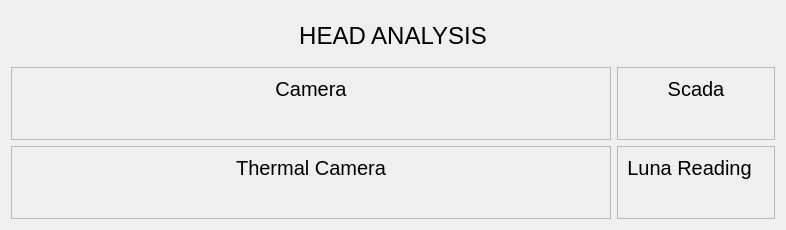
         <widget class="QWidget" name="page_4">
          <layout class="QGridLayout" name="gridLayout_5">
           <item row="1" column="1">
            <widget class="QFrame" name="frame_18">
             <property name="frameShape">
              <enum>QFrame::StyledPanel</enum>
             </property>
             <property name="frameShadow">
              <enum>QFrame::Raised</enum>
             </property>
             <layout class="QVBoxLayout" name="verticalLayout_11">
              <item>
               <widget class="QLabel" name="label_26">
                <property name="maximumSize">
                 <size>
                  <width>16777215</width>
                  <height>50</height>
                 </size>
                </property>
                <property name="font">
                 <font>
                  <pointsize>15</pointsize>
                 </font>
                </property>
                <property name="text">
                 <string>Scada</string>
                </property>
                <property name="alignment">
                 <set>Qt::AlignCenter</set>
                </property>
               </widget>
              </item>
              <item>
               <widget class="QLabel" name="label_8">
                <property name="sizePolicy">
                 <sizepolicy hsizetype="Preferred" vsizetype="Expanding">
                  <horstretch>0</horstretch>
                  <verstretch>0</verstretch>
                 </sizepolicy>
                </property>
                <property name="text">
                 <string/>
                </property>
                <property name="pixmap">
                 <pixmap resource="resource.qrc">:/images/images/headscada.png</pixmap>
                </property>
                <property name="scaledContents">
                 <bool>true</bool>
                </property>
               </widget>
              </item>
             </layout>
            </widget>
           </item>
           <item row="2" column="0">
            <widget class="QFrame" name="frame_15">
             <property name="minimumSize">
              <size>
               <width>600</width>
               <height>0</height>
              </size>
             </property>
             <property name="maximumSize">
              <size>
               <width>600</width>
               <height>16777215</height>
              </size>
             </property>
             <property name="frameShape">
              <enum>QFrame::StyledPanel</enum>
             </property>
             <property name="frameShadow">
              <enum>QFrame::Raised</enum>
             </property>
             <layout class="QVBoxLayout" name="verticalLayout_13">
              <item>
               <widget class="QLabel" name="label_24">
                <property name="maximumSize">
                 <size>
                  <width>16777215</width>
                  <height>50</height>
                 </size>
                </property>
                <property name="font">
                 <font>
                  <pointsize>15</pointsize>
                 </font>
                </property>
                <property name="text">
                 <string>Thermal Camera</string>
                </property>
                <property name="alignment">
                 <set>Qt::AlignCenter</set>
                </property>
               </widget>
              </item>
              <item>
               <widget class="QLabel" name="label_25">
                <property name="sizePolicy">
                 <sizepolicy hsizetype="Preferred" vsizetype="Expanding">
                  <horstretch>0</horstretch>
                  <verstretch>0</verstretch>
                 </sizepolicy>
                </property>
                <property name="font">
                 <font>
                  <pointsize>15</pointsize>
                 </font>
                </property>
                <property name="text">
                 <string/>
                </property>
                <property name="alignment">
                 <set>Qt::AlignCenter</set>
                </property>
               </widget>
              </item>
             </layout>
            </widget>
           </item>
           <item row="0" column="0" colspan="2">
            <widget class="QLabel" name="label_7">
             <property name="sizePolicy">
              <sizepolicy hsizetype="Preferred" vsizetype="Expanding">
               <horstretch>0</horstretch>
               <verstretch>0</verstretch>
              </sizepolicy>
             </property>
             <property name="minimumSize">
              <size>
               <width>0</width>
               <height>50</height>
              </size>
             </property>
             <property name="maximumSize">
              <size>
               <width>16777215</width>
               <height>50</height>
              </size>
             </property>
             <property name="font">
              <font>
               <pointsize>18</pointsize>
              </font>
             </property>
             <property name="text">
              <string>HEAD ANALYSIS</string>
             </property>
             <property name="alignment">
              <set>Qt::AlignCenter</set>
             </property>
            </widget>
           </item>
           <item row="2" column="1">
            <widget class="QFrame" name="frame_16">
             <property name="frameShape">
              <enum>QFrame::StyledPanel</enum>
             </property>
             <property name="frameShadow">
              <enum>QFrame::Raised</enum>
             </property>
             <layout class="QVBoxLayout" name="verticalLayout_14">
              <item>
               <layout class="QHBoxLayout" name="horizontalLayout_6">
                <item>
                 <widget class="QLabel" name="label_27">
                  <property name="maximumSize">
                   <size>
                    <width>16777215</width>
                    <height>50</height>
                   </size>
                  </property>
                  <property name="font">
                   <font>
                    <pointsize>15</pointsize>
                   </font>
                  </property>
                  <property name="text">
                   <string>Luna Reading</string>
                  </property>
                  <property name="alignment">
                   <set>Qt::AlignCenter</set>
                  </property>
                 </widget>
                </item>
                <item>
                 <widget class="QLabel" name="label_52">
                  <property name="text">
                   <string/>
                  </property>
                 </widget>
                </item>
               </layout>
              </item>
              <item>
               <widget class="QLabel" name="label_31">
                <property name="sizePolicy">
                 <sizepolicy hsizetype="Preferred" vsizetype="Expanding">
                  <horstretch>0</horstretch>
                  <verstretch>0</verstretch>
                 </sizepolicy>
                </property>
                <property name="text">
                 <string/>
                </property>
               </widget>
              </item>
             </layout>
            </widget>
           </item>
           <item row="1" column="0">
            <widget class="QFrame" name="frame_17">
             <property name="minimumSize">
              <size>
               <width>600</width>
               <height>0</height>
              </size>
             </property>
             <property name="maximumSize">
              <size>
               <width>600</width>
               <height>16777215</height>
              </size>
             </property>
             <property name="frameShape">
              <enum>QFrame::StyledPanel</enum>
             </property>
             <property name="frameShadow">
              <enum>QFrame::Raised</enum>
             </property>
             <layout class="QVBoxLayout" name="verticalLayout_12">
              <item>
               <widget class="QLabel" name="label_22">
                <property name="maximumSize">
                 <size>
                  <width>16777215</width>
                  <height>50</height>
                 </size>
                </property>
                <property name="font">
                 <font>
                  <pointsize>15</pointsize>
                 </font>
                </property>
                <property name="text">
                 <string>Camera</string>
                </property>
                <property name="alignment">
                 <set>Qt::AlignCenter</set>
                </property>
               </widget>
              </item>
              <item>
               <widget class="QLabel" name="label_23">
                <property name="sizePolicy">
                 <sizepolicy hsizetype="Preferred" vsizetype="Expanding">
                  <horstretch>0</horstretch>
                  <verstretch>0</verstretch>
                 </sizepolicy>
                </property>
                <property name="font">
                 <font>
                  <pointsize>15</pointsize>
                 </font>
                </property>
                <property name="text">
                 <string/>
                </property>
                <property name="alignment">
                 <set>Qt::AlignCenter</set>
                </property>
               </widget>
              </item>
             </layout>
            </widget>
           </item>
          </layout>
         </widget>
